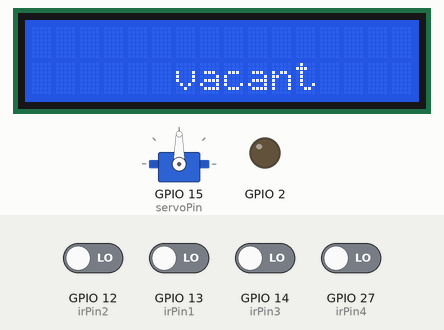
Recording of a sketch running on a simulated ESP32. Shown: 16×2 character LCD, servo, output pins drawn as LEDs (lit = HIGH). The test bench sets the inputs (shaded band); at power-on: GPIO 12 (irPin2), GPIO 13 (irPin1), GPIO 14 (irPin3), GPIO 27 (irPin4) LOW. WiFi joins after 1.5 s; servers stay silent unless stated; no MQTT or app messages arrive unless stated; what the sketch prints to the serial monitor is not drawn.

Above: at 2.7 s.
2.8 s: GPIO 27 (irPin4) driven HIGH
At 3.8 s:
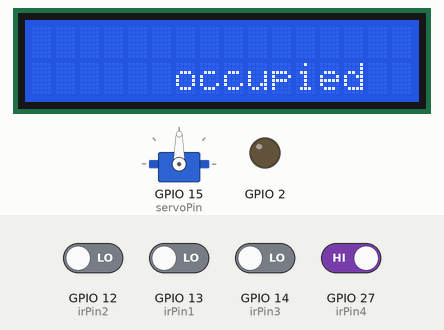
5.8 s: GPIO 12 (irPin2) driven HIGH
8.8 s: GPIO 13 (irPin1) driven HIGH
11.8 s: GPIO 12 (irPin2) driven LOW
14.8 s: GPIO 14 (irPin3) driven HIGH
17.8 s: GPIO 13 (irPin1) driven LOW
Timing chart, 0 to 20.8 s (numbered marks = the images above; inputs shaded):
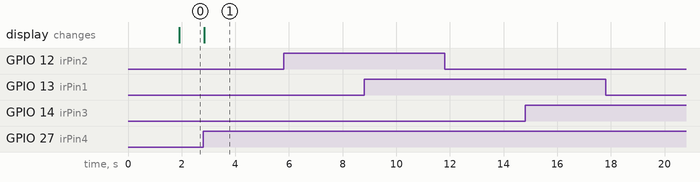

Measured:
- after the input at 2.8 s, the display: changes at once (image 1)
- after the input at 5.8 s, every drawn part: stays the same
- after the input at 8.8 s, every drawn part: stays the same
- after the input at 11.8 s, every drawn part: stays the same
- after the input at 14.8 s, every drawn part: stays the same
- after the input at 17.8 s, every drawn part: stays the same

The sketch:

finshal_code_esp32_with_lcd_and_servomotor.ino.ino
```cpp
#include <WiFi.h>
#include <PubSubClient.h>
#include <LiquidCrystal_I2C.h>
#include <ESP32Servo.h>


const char* ssid = "A.S";
const char* password = "1967@1974@";
const char* mqtt_server = "192.168.0.88";

const char* topic = "parking/status"; //topic to publish the parking state to broker
const char* topic1 = "parking/told"; // topic to subscribe the parking state from broker

const int irPin1 = 13; // IR sensor pin
const int irPin2 = 12; // IR sensor pin
const int irPin3 = 14; // IR sensor pin
const int irPin4 = 27; // IR sensor pin
int parkingSpaceID1 = 1; // Change this for each ESP32
int parkingSpaceID2 = 2; // Change this for each ESP32
int parkingSpaceID3 = 3; // Change this for each ESP32
int parkingSpaceID4 = 4; // Change this for each ESP32

static const int servoPin = 15;
Servo servo1;


LiquidCrystal_I2C lcd(0x27, 16, 2); // I2C address 0x27, 16 column and 2 rows


WiFiClient espClient;
PubSubClient client(espClient);

bool isSpaceBooked = false; // Variable to track booking status

void setup_wifi() {
  delay(10);
  Serial.println();
  Serial.print("Connecting to ");
  Serial.println(ssid);

  WiFi.begin(ssid, password);

  while (WiFi.status() != WL_CONNECTED) {
    delay(500);
    Serial.print(".");
  }

  Serial.println("");
  Serial.println("WiFi connected");
  Serial.println("IP address: ");
  Serial.println(WiFi.localIP());
}


bool openGateRequested = false;

void callback(char* topic1, byte* payload, unsigned int length) {
  String message = "";
  for (int i = 0; i < length; i++) {
    message += (char)payload[i];
  }
  // Print the received message
  Serial.print("Received message: ");
  Serial.println(message);
  // Update booking status based on the received message
  if (message.equals("open gate"))
  {
    Serial.println("open gate");
    openGateRequested = true; // تعيين الطلب على فتح البوابة
  }

}

void reconnect() {
  while (!client.connected()) {
    Serial.print("Attempting MQTT connection...");
    if (client.connect("ESP32Client")) {
      Serial.println("connected");
      client.subscribe(topic1);
    } else {
      Serial.print("failed, rc=");
      Serial.print(client.state());
      Serial.println(" try again in 5 seconds");
      delay(5000);
    }
  }
}

void setup() {
  Serial.begin(115200);
  pinMode(irPin1, INPUT);
  pinMode(irPin2, INPUT);
  pinMode(irPin3, INPUT);
  pinMode(irPin4, INPUT);

  lcd.init(); // initialize the lcd
  lcd.backlight(); // to clear lcd

  Serial.begin(115200);
  servo1.attach(servoPin);

  setup_wifi();
  client.setServer(mqtt_server, 1883); // define my broker and message port
  client.setCallback(callback); // define the connecting void
  pinMode(2, OUTPUT);
}

void loop() {
  if (!client.connected()) {
    reconnect();
  }
  client.loop();

  // Read IR sensor
  int sensorValue1 = digitalRead(irPin1);
  int sensorValue2 = digitalRead(irPin2);
  int sensorValue3 = digitalRead(irPin3);
  int sensorValue4 = digitalRead(irPin4);
  int posDegrees=90;
   if (!client.connected()) {
    reconnect();
  }
  client.loop();

  // قم بفتح البوابة إذا كانت هناك طلبات لفتح البوابة
  if (openGateRequested)
  {
    // تحريك محرك السيرفو إلى 180 درجة

      servo1.write(100);
      delay(2000);
      //delay(2000); // انتظار 2 ثانية

    // إعادة توجيه محرك السيرفو إلى 0 درجة
      servo1.write(0);
      delay(2000);

    // استجابة لطلب فتح البوابة
    openGateRequested = false; // إعادة تعيين الطلب
  }

  // Publish status to MQTT broker
  if (sensorValue1 == HIGH)
  {

    lcd.clear();                 // clear display
    lcd.setCursor(0, 0);         // move cursor to   (0, 0)
    lcd.print("occupied");
    client.publish("parking/status", (String(parkingSpaceID1) + ":occupied").c_str());
  }
  else
  {
    lcd.clear();                 // clear display
    lcd.setCursor(0, 0);         // move cursor to   (0, 0)
    lcd.print("vacant");
    client.publish("parking/status", (String(parkingSpaceID1) + ":vacant").c_str());
  }
  //delay(1000);

  // Publish status to MQTT broker
  if (sensorValue2 == HIGH)
   {
    lcd.clear();                 // clear display
    lcd.setCursor(6, 0);         // move cursor to   (6, 0)
    lcd.print("occupied");
    client.publish("parking/status", (String(parkingSpaceID2) + ":occupied").c_str());
  }
  else
  {
    lcd.clear();                 // clear display
    lcd.setCursor(6, 0);         // move cursor to   (6, 0)
    lcd.print("vacant");
    client.publish("parking/status", (String(parkingSpaceID2) + ":vacant").c_str());
  }
  //delay(1000);

  if (sensorValue3 == HIGH)
  {
    lcd.clear();                 // clear display
    lcd.setCursor(0, 1);         // move cursor to   (0, 1)
    lcd.print("occupied");
    client.publish("parking/status", (String(parkingSpaceID3) + ":occupied").c_str());
  }
  else
  {
    lcd.clear();                 // clear display
    lcd.setCursor(0, 1);         // move cursor to   (0, 1)
    lcd.print("vacant");
    client.publish("parking/status", (String(parkingSpaceID3) + ":vacant").c_str());
  }
  //delay(1000);

  if (sensorValue4 == HIGH)
  {
    lcd.clear();                 // clear display
    lcd.setCursor(6, 1);         // move cursor to   (6, 1)
    lcd.print("occupied");
    client.publish("parking/status", (String(parkingSpaceID4) + ":occupied").c_str());
  }
  else
  {
    lcd.clear();                 // clear display
    lcd.setCursor(6, 1);         // move cursor to   (6, 1)
    lcd.print("vacant");
    client.publish("parking/status", (String(parkingSpaceID4) + ":vacant").c_str());
  }


}
```
